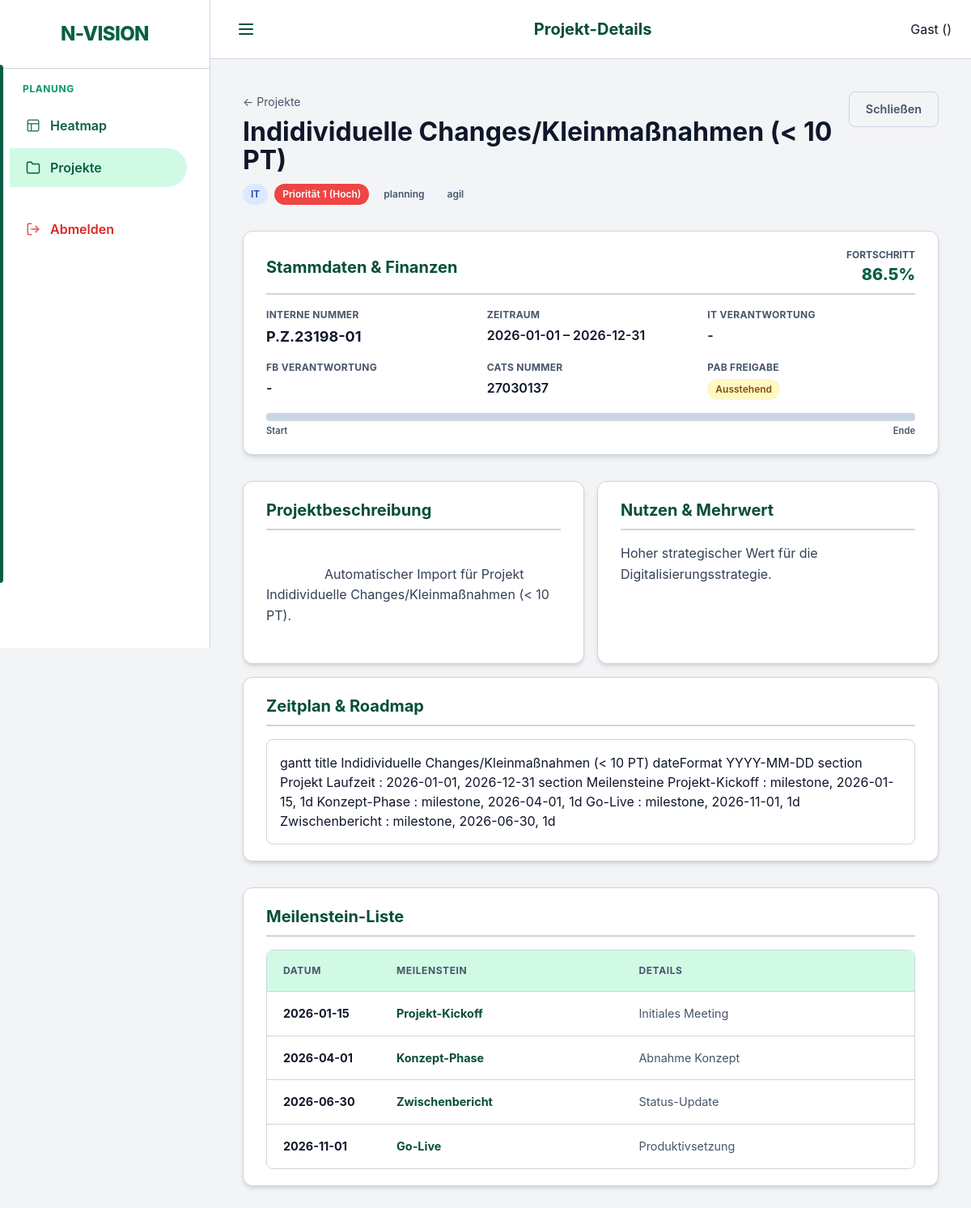
The app's page /ui/projects/1 with its own data.
### models.py (models this page shows)
class Project(Base):
    __tablename__ = "projects"
    id = Column(Integer, primary_key=True, index=True)
    name = Column(String, index=True)
    description = Column(String, nullable=True)
    methodology = Column(Enum(ProjectMethodology), default=ProjectMethodology.CLASSIC)
    business_value = Column(String, nullable=True)
    internal_number = Column(String, nullable=True)
    division = Column(String, nullable=True) # "IT", "Netzgesellschaft", "Vertrieb", "Kraftwerk"
    start_date = Column(Date)
    end_date = Column(Date)
    priority = Column(Integer, default=1) # 1 highest
    status = Column(Enum(ProjectStatus), default=ProjectStatus.PLANNING)
    manager_id = Column(Integer, ForeignKey("employees.id"), nullable=True)
    responsible_it = Column(String, nullable=True)
    responsible_fb = Column(String, nullable=True)
    pab_approval = Column(Integer, default=0) # 0 = No, 1 = Yes
    cats_number = Column(String, nullable=True)
    pt_intern_pab = Column(Float, default=0.0)
    pt_intern_planned = Column(Float, default=0.0)
    pt_extern_planned = Column(Float, default=0.0)
    staffings = relationship("Staffing", back_populates="project")
    bookings = relationship("Booking", back_populates="project")
    milestones = relationship("Milestone", back_populates="project", cascade="all, delete-orphan")

class Milestone(Base):
    __tablename__ = "milestones"
    id = Column(Integer, primary_key=True, index=True)
    project_id = Column(Integer, ForeignKey("projects.id"))
    name = Column(String)
    date = Column(Date)
    description = Column(String, nullable=True)
    project = relationship("Project", back_populates="milestones")

### main.py (the view)
@app.get("/ui/projects/{project_id}", response_class=HTMLResponse)
def ui_project_detail(request: Request, project_id: int, db: Session = Depends(get_db)):
    project = db.query(models.Project).filter(models.Project.id == project_id).first()
    if not project:
        raise HTTPException(status_code=404, detail="Project not found")
    progress = calculate_project_progress(project, db)
    return templates.TemplateResponse(
        request=request, name="project_detail.html", context={
            "project": project,
            "progress": progress,
            "active_page": "projects"
        }
    )

### templates/project_detail.html (shortened to what this page needs)
{% extends "base.html" %}
{% set title = "Projekt-Details" %}
{% block content %}
<div style="display: flex; justify-content: space-between; align-items: flex-start; margin-bottom: 2rem; gap: 1rem;">
    <div>
        <nav style="margin-bottom: 0.5rem;">
            <a href="/ui/projects" style="text-decoration: none; color: var(--text-muted); font-size: 0.875rem;">&larr; Projekte</a>
        </nav>
        <h1 style="margin: 0; line-height: 1.1;">{{ project.name }}</h1>
        <div style="margin-top: 0.75rem; display: flex; gap: 0.5rem; align-items: center;">
            <span class="badge {{ 'badge-it' if project.division == 'IT' else 'badge-netz' if project.division == 'Netzgesellschaft' else 'badge-vertrieb' if project.division == 'Vertrieb' else 'badge-kraftwerk' if project.division == 'Kraftwerk' else 'badge-default' }}">
                {{ project.division if project.division else 'Kein Bereich' }}
            </span>
            {% if project.priority == 1 %}
                <span class="badge" style="background-color: #ef4444; color: white;">Priorität 1 (Hoch)</span>
            {% elif project.priority == 2 %}
                <span class="badge" style="background-color: #f59e0b; color: white;">Priorität 2 (Mittel)</span>
            {% elif project.priority == 3 %}
                <span class="badge" style="background-color: #3b82f6; color: white;">Priorität 3 (Niedrig)</span>
            {% elif project.priority == 4 %}
                <span class="badge" style="background-color: #10b981; color: white;">Priorität 4 (Sehr Niedrig)</span>
            {% else %}
                <span class="badge badge-default">Priorität {{ project.priority }}</span>
            {% endif %}
            <span class="badge badge-default">{{ project.status.value }}</span>
            <span class="badge badge-default">{{ project.methodology.value }}</span>
        </div>
    </div>
    <div class="action-buttons" style="display: flex; gap: 0.75rem;">
        <a href="/ui/projects" class="btn btn-outline">Schließen</a>
    </div>
</div>
<div style="display: flex; flex-direction: column; gap: 1rem;">
    <div class="card">
        <div class="section-header">
            <h2>Stammdaten & Finanzen</h2>
            <div style="text-align: right;">
                <div style="font-size: 0.75rem; font-weight: 700; color: var(--text-muted); text-transform: uppercase;">Fortschritt</div>
                {% if progress > 100 %}
                <div style="font-size: 1.25rem; font-weight: 800; color: var(--danger);">
                    {{ progress }}% <span title="Überbucht!">⚠️</span>
                </div>
                {% else %}
                <div style="font-size: 1.25rem; font-weight: 800; color: var(--primary-color);">{{ progress }}%</div>
                {% endif %}
            </div>
        </div>
        <div class="detail-grid">
            <div class="detail-item">
                <div class="detail-label">Interne Nummer</div>
                <div class="detail-value-large">{{ project.internal_number if project.internal_number else '-' }}</div>
            </div>
            <div class="detail-item">
                <div class="detail-label">Zeitraum</div>
                <div class="detail-value">{{ project.start_date }} &ndash; {{ project.end_date }}</div>
            </div>
            <div class="detail-item">
                <div class="detail-label">IT Verantwortung</div>
                <div class="detail-value">{{ project.responsible_it if project.responsible_it else '-' }}</div>
            </div>
            <div class="detail-item">
                <div class="detail-label">FB Verantwortung</div>
                <div class="detail-value">{{ project.responsible_fb if project.responsible_fb else '-' }}</div>
            </div>
            <div class="detail-item">
                <div class="detail-label">CATS Nummer</div>
                <div class="detail-value">{{ project.cats_number if project.cats_number else '-' }}</div>
            </div>
            <div class="detail-item">
                <div class="detail-label">PAB Freigabe</div>
                <div class="detail-value">
                    {% if project.pab_approval %}
                    <span class="badge badge-success">Erteilt</span>
                    {% else %}
                    <span class="badge badge-warning">Ausstehend</span>
                    {% endif %}
                </div>
            </div>
        </div>
        <div style="margin-top: 1rem;">
            <div class="progress-bar-container" style="height: 10px;">
            </div>
            <div style="display: flex; justify-content: space-between; margin-top: 0.25rem;">
                <span style="font-size: 0.7rem; color: var(--text-muted); font-weight: 600;">Start</span>
                <span style="font-size: 0.7rem; color: var(--text-muted); font-weight: 600;">Ende</span>
            </div>
        </div>
    </div>
    <div style="display: grid; grid-template-columns: 1fr 1fr; gap: 1rem;">
        <div class="card" style="margin-bottom: 0; display: flex; flex-direction: column;">
            <div class="section-header">
                <h2>Projektbeschreibung</h2>
            </div>
            <div style="color: #334155; line-height: 1.6; white-space: pre-wrap; flex: 1;">
                {{ project.description if project.description else 'Keine Beschreibung hinterlegt.' }}
            </div>
        </div>
        <div class="card" style="margin-bottom: 0; display: flex; flex-direction: column;">
            <div class="section-header">
                <h2>Nutzen & Mehrwert</h2>
            </div>
            <div style="color: #334155; line-height: 1.6; flex: 1;">
                {{ project.business_value if project.business_value else 'Keine Information zum Unternehmenswert hinterlegt.' }}
            </div>
        </div>
    </div>
    <div class="card">
        <div class="section-header">
            <h2>Zeitplan & Roadmap</h2>
        </div>
        <div class="mermaid" style="background: white; border-radius: var(--radius-md); padding: 1rem; border: 1px solid var(--border-color);">
gantt
    title {{ project.name }}
    dateFormat  YYYY-MM-DD
    section Projekt
    Laufzeit : {{ project.start_date }}, {{ project.end_date }}
    section Meilensteine
    {% for m in project.milestones %}
    {{ m.name }} : milestone, {{ m.date }}, 1d
    {% endfor %}
        </div>
    </div>
    <div class="card">
        <div class="section-header">
            <h2>Meilenstein-Liste</h2>
        </div>
        <div class="modern-table-wrapper">
            <table class="modern-table">
                <thead>
                    <tr>
                        <th style="width: 140px;">Datum</th>
                        <th>Meilenstein</th>
                        <th>Details</th>
                        <th style="width: 50px;"></th>
                    </tr>
                </thead>
                <tbody>
                    {% for m in project.milestones | sort(attribute='date') %}
                    <tr>
                        <td style="font-weight: 700;">{{ m.date }}</td>
                        <td><div style="font-weight: 700; color: var(--primary-dark);">{{ m.name }}</div></td>
                        <td style="color: var(--text-muted);">{{ m.description if m.description else '-' }}</td>
                        <td style="text-align: right;">
                        </td>
                    </tr>
                    {% endfor %}
                </tbody>
            </table>
        </div>
    </div>
</div>
{% endblock %}

### templates/base.html (shortened to what this page needs)
<!DOCTYPE html>
<html lang="de">
<head>
    <link rel="stylesheet" href="{{ static_url('/static/styles.css') }}">
</head>
<body>
<div class="app-layout">
    <aside class="sidebar">
        <div class="sidebar-header">
            <div class="brand-title">N-VISION</div>
        </div>
        <nav class="sidebar-nav">
            <div class="nav-group">
                <span class="nav-label">Planung</span>
                <a href="/" class="{% if active_page == 'heatmap' %}active{% endif %}">
                    <svg xmlns="http://www.w3.org/2000/svg" width="18" height="18" viewBox="0 0 24 24" fill="none" stroke="currentColor" stroke-width="2" stroke-linecap="round" stroke-linejoin="round" class="nav-icon"><rect width="18" height="18" x="3" y="3" rx="2"/><path d="M3 9h18"/><path d="M9 21V9"/></svg>
                    <span>Heatmap</span>
                </a>
                <a href="/ui/projects" class="{% if active_page == 'projects' %}active{% endif %}">
                    <svg xmlns="http://www.w3.org/2000/svg" width="18" height="18" viewBox="0 0 24 24" fill="none" stroke="currentColor" stroke-width="2" stroke-linecap="round" stroke-linejoin="round" class="nav-icon"><path d="M22 19a2 2 0 0 1-2 2H4a2 2 0 0 1-2-2V5a2 2 0 0 1 2-2h5l2 3h9a2 2 0 0 1 2 2z"/></svg>
                    <span>Projekte</span>
                </a>
            </div>
            <div class="nav-group" style="margin-top: auto;">
                <a href="/logout" style="color: var(--danger);">
                    <span>Abmelden</span>
                </a>
            </div>
        </nav>
    </aside>
    <div class="main-wrapper">
        <header class="top-bar">
            <button class="menu-toggle" id="menuToggle" aria-label="Menü öffnen">
                <svg xmlns="http://www.w3.org/2000/svg" width="24" height="24" viewBox="0 0 24 24" fill="none" stroke="currentColor" stroke-width="2" stroke-linecap="round" stroke-linejoin="round"><line x1="4" x2="20" y1="12" y2="12"/><line x1="4" x2="20" y1="6" y2="6"/><line x1="4" x2="20" y1="18" y2="18"/></svg>
            </button>
            <h1 class="page-title">{{ title if title else "N-VISION" }}</h1>
            <div class="user-info" style="display: flex; align-items: center; gap: 1rem;">
                <span>{{ request.state.user.username if request.state.user else "Gast" }} ({{ request.state.user.role.value if request.state.user else "" }})</span>
            </div>
        </header>
        <main class="content-area">
            {% block content %}{% endblock %}
        </main>
    </div>
</div>
</body>
</html>

### records on screen
Project: name "Indidividuelle Changes/Kleinmaßnahmen (< 10 PT)", division "IT", status.value "planning", methodology.value "agil", internal_number "P.Z.23198-01", start_date "2026-01-01", end_date "2026-12-31", responsible_it "-", responsible_fb "-", cats_number "27030137", description "Automatischer Import für Projekt Indidividuelle Changes/Kleinmaßnahmen (< 10 PT).", business_value "Hoher strategischer Wert für die Digitalisierungsstrategie."
Milestone: name "Projekt-Kickoff", date "2026-01-15", description "Initiales Meeting"
Milestone: name "Konzept-Phase", date "2026-04-01", description "Abnahme Konzept"
Milestone: name "Go-Live", date "2026-11-01", description "Produktivsetzung"
Milestone: name "Zwischenbericht", date "2026-06-30", description "Status-Update"

### other values on screen
{{ title if title else "N-VISION" }} "Projekt-Details"
{{ request.state.user.username if request.state.user else "Gast" }} "Gast"
{{ progress }} "86.5"
